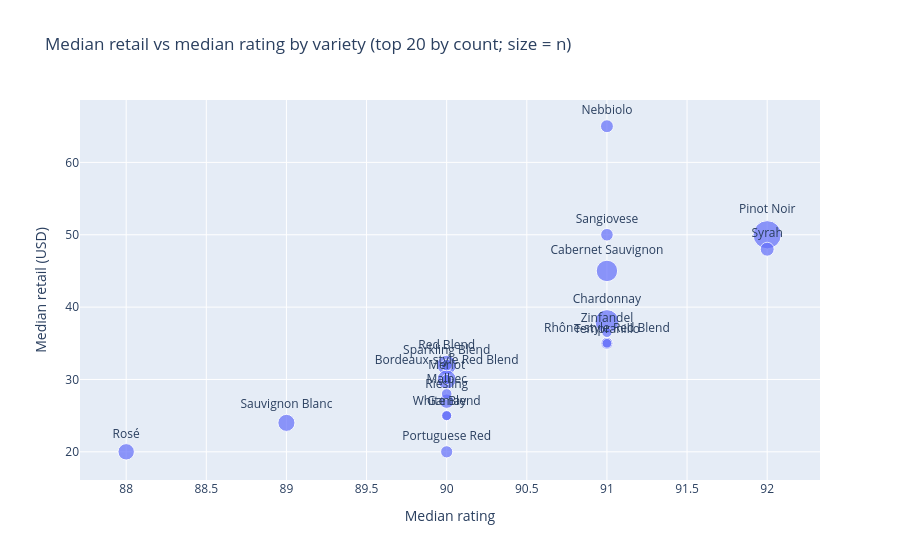

Notebook cell for this chart:
### Markdown cell above
## 9. Mean and median (price, rating) by variety

### Code cell
by_variety = agg_pr(df, "varietal_label", min_n=200)
display(by_variety.head(25))

top = by_variety.head(20).reset_index()
fig = px.scatter(
    top, x="rating_median", y="retail_median", size="n", text="varietal_label",
    title="Median retail vs median rating by variety (top 20 by count; size = n)",
    labels={"retail_median": "Median retail (USD)", "rating_median": "Median rating"},
)
fig.update_traces(textposition="top center")
fig.update_layout(height=560)
fig.show()

### Figure 1 — Plotly figure (JSON) as saved in the notebook; plotly's stock layout.template omitted (floating-point values rounded to 4 significant figures)
{"data": [{"hovertemplate": "Median rating=%{x}<br>Median retail (USD)=%{y}<br>n=%{marker.size}<br>varietal_label=%{text}<extra></extra>", "legendgroup": "", "marker": {"color": "#636efa", "size": [14779, 10556, 8510, 7048, 6694, 5384, 4977, 3848, 3588, 3079, 2937, 2751, 2673, 2489, 2106, 2003, 1977, 1920, 1831, 1739], "sizemode": "area", "sizeref": 36.95, "symbol": "circle"}, "mode": "markers+text", "name": "", "orientation": "v", "showlegend": false, "text": ["Pinot Noir", "Chardonnay", "Cabernet Sauvignon", "Red Blend", "Bordeaux-style Red Blend", "Sauvignon Blanc", "Rosé", "Riesling", "Syrah", "Nebbiolo", "Sangiovese", "Portuguese Red", "Rhône-style Red Blend", "Sparkling Blend", "Malbec", "White Blend", "Merlot", "Zinfandel", "Gamay", "Tempranillo"], "textposition": "top center", "type": "scatter", "x": [92.0, 91.0, 91.0, 90.0, 90.0, 89.0, 88.0, 90.0, 92.0, 91.0, 91.0, 90.0, 91.0, 90.0, 90.0, 90.0, 90.0, 91.0, 90.0, 91.0], "xaxis": "x", "y": [50.0, 38.0, 45.0, 32.0, 30.0, 24.0, 20.0, 27.0, 48.0, 65.0, 50.0, 20.0, 35.0, 32.0, 28.0, 25.0, 30.0, 36.5, 25.0, 35.0], "yaxis": "y"}], "layout": {"height": 560, "legend": {"itemsizing": "constant", "tracegroupgap": 0}, "title": {"text": "Median retail vs median rating by variety (top 20 by count; size = n)"}, "xaxis": {"anchor": "y", "domain": [0, 1], "title": {"text": "Median rating"}}, "yaxis": {"anchor": "x", "domain": [0, 1], "title": {"text": "Median retail (USD)"}}}}
